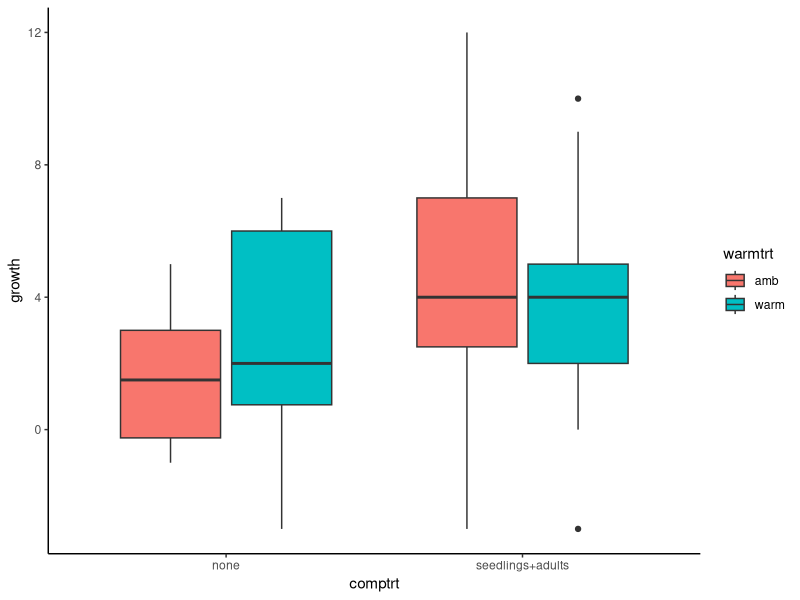
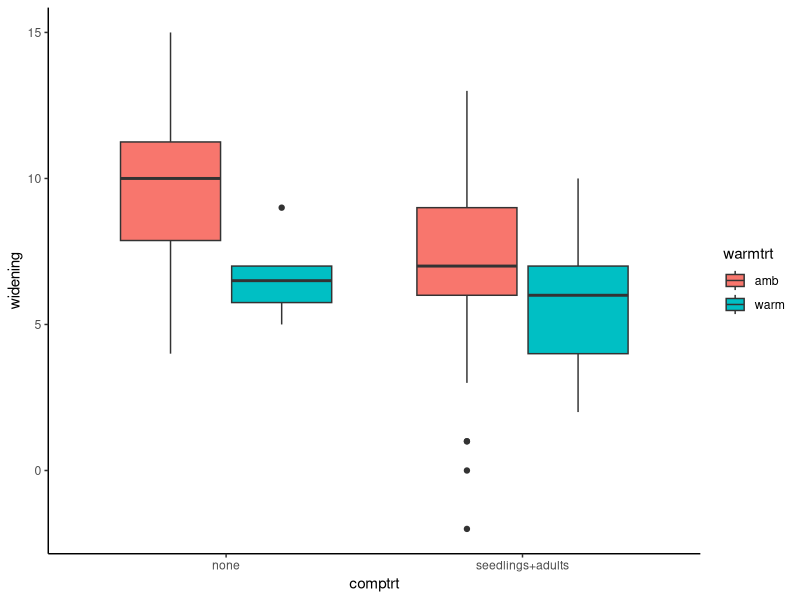
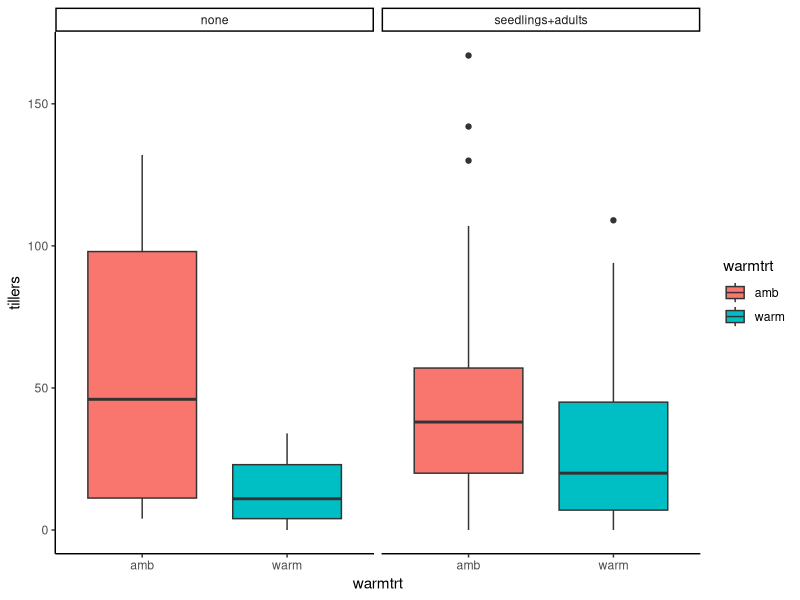
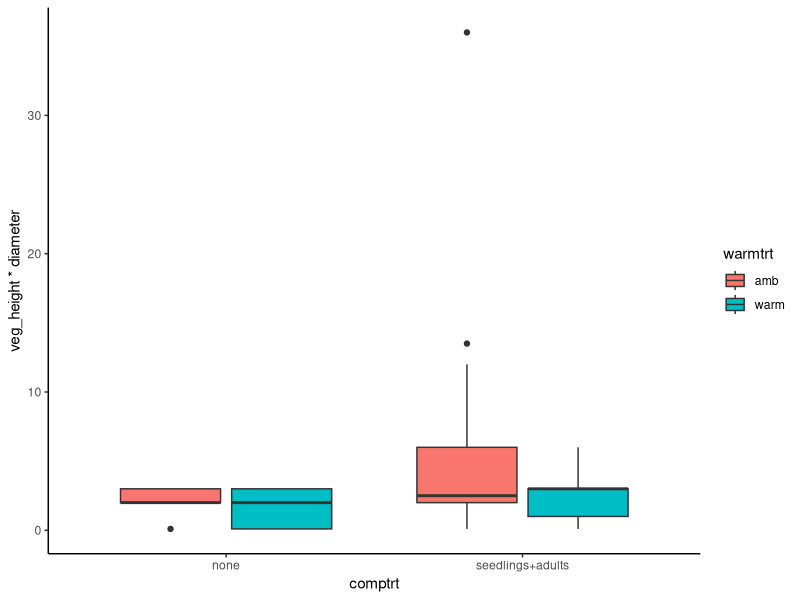
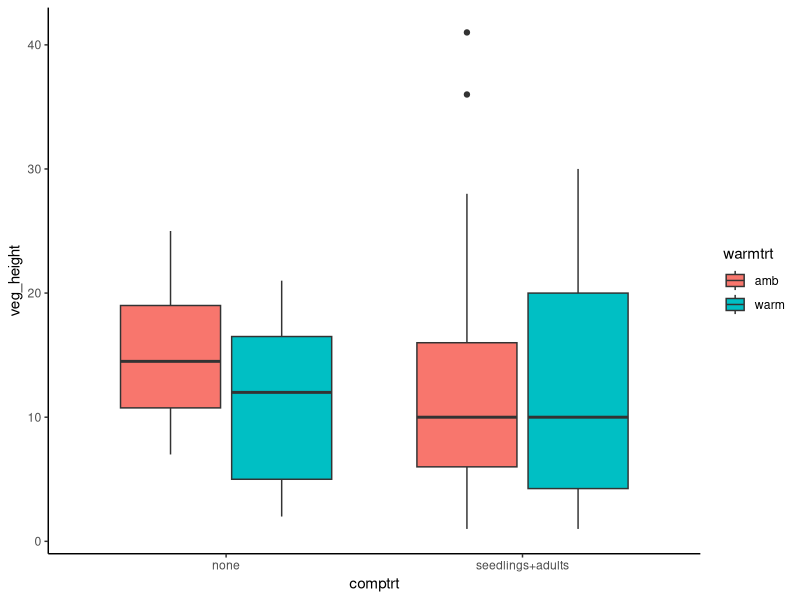
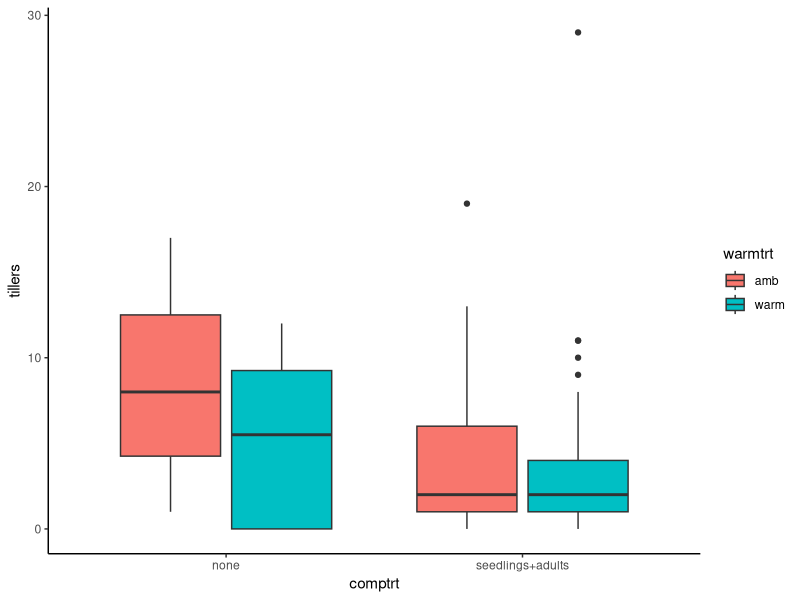
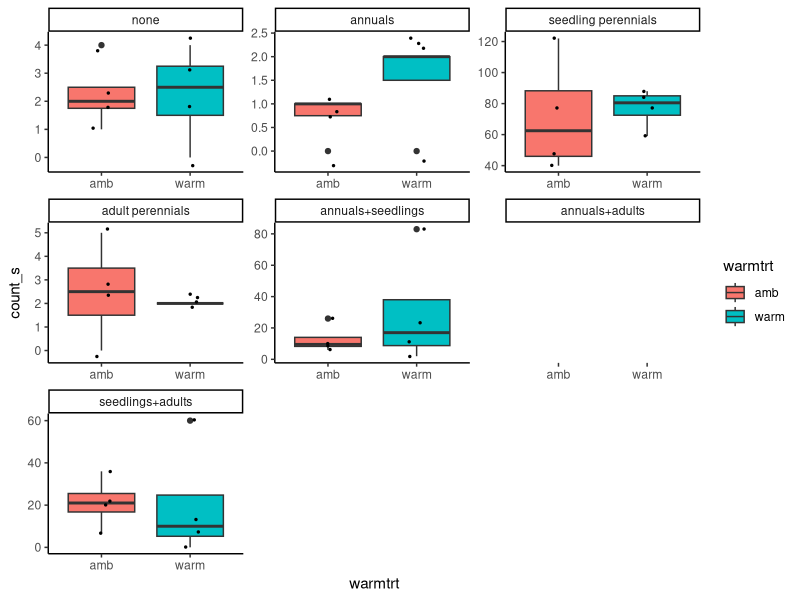
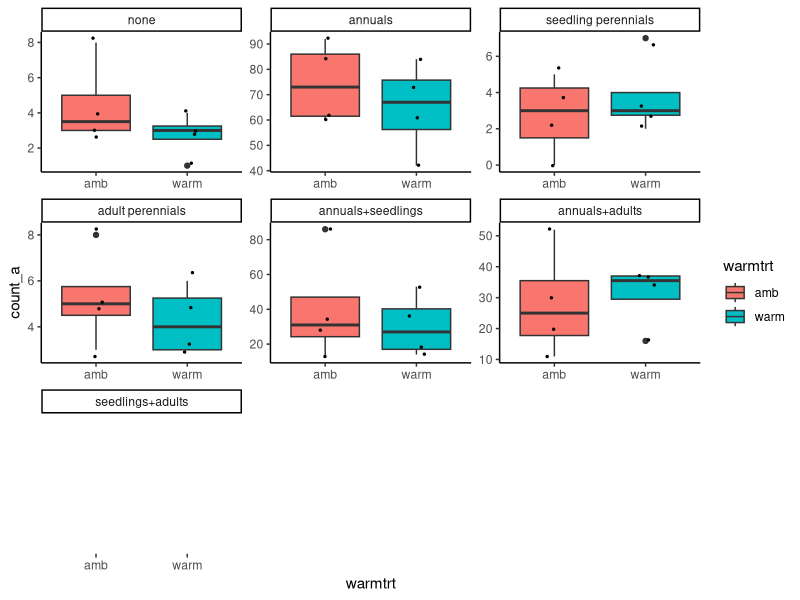

Reproduce these figures in R, in order.

library(tidyverse)
library(ggpubr)
##FN for Calculating SE
calcSE<-function(x){
  x <- x[!is.na(x)]
  sd(x)/sqrt(length(x))
}

theme_set(theme_classic())
#### VEG  Read-in/Cleanup ####

### Read data
phytometers<-read_csv("phytometers.csv")%>%
  mutate(sub=toupper(sub))
startingphyt<-read_csv("starting_plugs.csv")%>%
  mutate(sub=toupper(sub))
vegplot<-read_csv("key_cover.csv")%>%
  mutate(sub=toupper(sub))%>%
  mutate(comptrt=ifelse(comptrt=="n", "none", ifelse(comptrt=="a", "annuals", 
                                                     ifelse(comptrt=="p", "adult perennials", 
                                                            ifelse(comptrt=="s", "seedling perennials",
                                                                   ifelse(comptrt=="a_p", "annuals+adults", 
                                                                          ifelse(comptrt=="a_s", "annuals+seedlings", "seedlings+adults")))))))%>%
  mutate(plotid=paste(row, column, sub, sep="."))%>%
  mutate(time="spring2020")
vegplot$comptrt <- factor(vegplot$comptrt, levels = c("none", "annuals", "seedling perennials", "adult perennials", "annuals+seedlings", "annuals+adults", "seedlings+adults"))

# create vegplot2020, cover and counts of each 'species' in each plot at springtime
vegplot2020<-select(vegplot, 18, 19, 1:12)
vegplot2020[is.na(vegplot2020)] <- 0

#create seedling_sumsur2020, calculation of seedling summer survival in 2020
seedling_sumsur2020<-select(vegplot, 18, 19, 10, 15, 16)%>%
  mutate(time="fall2020")%>%
  filter(!is.na(count_s), gopher_ss_correction!=1, count_s!=0)%>%
  mutate(spring20_s=count_s, fall20_s=`20fall_s`)%>%
  mutate(fall20_s.g=fall20_s/(1-gopher_ss_correction))%>% # adjust summer survival for the proportion of the plot that was damaged by gophers
  select(-count_s, `20fall_s`)%>%
  mutate(fall20_s.g=ifelse(fall20_s.g>spring20_s, spring20_s, fall20_s.g))%>% #in some cases my adjustment above put fall>spring, this is to max out at 100% survival
  mutate(sumsur=fall20_s.g/spring20_s)
  

#create plotkey, used to match 
plotkey<-select(vegplot, 18, 3, 5, 6 )


#germination and survival
spr_sur2020<-select(vegplot2020, 1:8, 12, 14)%>%
  filter(comptrt!="none"&comptrt!="adult perennials")%>%
  mutate(seeded_s=ifelse(comptrt=="seedling perennials", 992*6, #calculated from seeds per pound online.  seems pretty high to me...
         ifelse(comptrt=="seedlings+adults"|comptrt=="annuals+seedlings", 992*2, 0)))%>%
  mutate(seeded_a=ifelse(comptrt=="annuals", 478*6,
                         ifelse(comptrt=="annuals+adults"|comptrt=="annuals+seedlings", 478*2, 0)))%>%
  mutate(spring20_s=count_s, spring20_a=count_a)%>%
  select(-count_s, -count_a)
  


#clean up phytometers.  Only to be used for fecundity. 

phytometers1<-left_join(phytometers, select(startingphyt, -date))%>%
  mutate(growth=veg_height-starting_height)%>%
  mutate(widening=circumference-starting_cir)%>%
  mutate(veg_height=ifelse(is.na(veg_height), rep_height, veg_height))%>%
#  select(-1, -8, -date, -starting_height, -starting_cir)%>%
  mutate(type=substr(id, 1, 1), id=substr(id, 2, 2))%>%
  mutate(plotid=paste(row, column, sub, sep="."))

phytometers0<-left_join(phytometers1, plotkey)%>%
  mutate(comptrt=ifelse(comptrt=="none", "none", ifelse(comptrt=="a", "annuals", 
                                                     ifelse(comptrt=="p", "adult perennials", 
                                                            ifelse(comptrt=="s", "seedling perennials",
                                                                    ifelse(comptrt=="a_p", "annuals+adults", 
                                                                           ifelse(comptrt=="a_s", "annuals+seedlings", "seedlings+adults")))))))
phytometers0$comptrt <- factor(phytometers0$comptrt, levels = c("none", "annuals", "seedling perennials", "adult perennials", "annuals+seedlings", "annuals+adults", "seedlings+adults"))

# to do - correct tillers to florets. this year I want to count seeds...
    # to be more accurate. germination is so low that i should. florets can maybe have >1 seed in them
#read_csv("florets.csv")

fecundity<-select(phytometers0, plotid, block, warmtrt, comptrt, type, id, tillers)%>%
  filter(type!="s")%>%
  filter(!is.na(tillers))%>%
  mutate(seeds=ifelse(type=="a", tillers*30, tillers*30))


fecundity_plot<-select(vegplot, plotid, time, count_a, til_a)%>%
  filter(count_a>0)%>%
  mutate(pc_til=til_a/count_a)%>%
  mutate(seeds=pc_til*30)



### Old Visualizations
#### Part 1: Phytometer growth and reproduction by competition and warming treatments ####

#perennial growth (height)
ggplot(subset(phytometers0, type=="p"), aes(y=growth, x=comptrt))+geom_boxplot(aes(fill=warmtrt))
#perennial growth (circumference)
ggplot(subset(phytometers0, type=="p"), aes(y=widening, x=comptrt))+geom_boxplot(aes(fill=warmtrt))
#perennial reproduction
ggplot(subset(phytometers0, type=="p"), aes(y=tillers, x=warmtrt))+geom_boxplot(aes(fill=warmtrt)) +facet_grid(~comptrt)

#seedling size*diameter
ggplot(subset(phytometers0, type=="s"), aes(y=veg_height*diameter, x=comptrt))+geom_boxplot(aes(fill=warmtrt))

#annual height
ggplot(subset(phytometers0, type=="a"), aes(y=veg_height, x=comptrt))+geom_boxplot(aes(fill=warmtrt))
#annual rep
ggplot(subset(phytometers0, type=="a"), aes(y=tillers, x=comptrt))+geom_boxplot(aes(fill=warmtrt))



#### Part 2: Plot level count, tillers, survival(TODO) ####

#seedling counts
ggplot(subset(vegplot), aes(y=count_s, x=warmtrt))+geom_boxplot(aes(fill=warmtrt))+geom_jitter(width=.1, size=.5)+facet_wrap(~comptrt, scales="free")

#annual counts
ggplot(subset(vegplot), aes(y=count_a, x=warmtrt))+geom_boxplot(aes(fill=warmtrt))+geom_jitter(width=.1, size=.5)+facet_wrap(~comptrt, scales="free")

#annual tillers
ggplot(subset(vegplot), aes(y=til_a, x=warmtrt))+geom_boxplot(aes(fill=warmtrt))+geom_jitter(width=.1, size=.5)+facet_wrap(~comptrt, scales="free")


#annual tillers
ggplot(subset(vegplot), aes(y=til_p, x=warmtrt))+geom_boxplot(aes(fill=warmtrt))+geom_jitter(width=.1, size=.5)+facet_wrap(~comptrt, scales="free")


### Part 3: Cover ####
vegcov<-select(vegplot, 1:9)%>%
  gather("type", "cover", per_s, per_p, per_a)


ggplot(vegcov, aes(x=type, y=cover)) +geom_boxplot(aes(fill=warmtrt))+facet_wrap(~comptrt, scales="free")



#aggregate survival
#surival<-phytometers0%>%
#  group_by(row, column, sub, block, warmtrt, comptrt, type)%>%
#  summarize(survivors=n())%>%
#  mutate(starters=NA)%>%
#  mutate(starters=ifelse(comptrt=="a"&type=="a", 4,
#                        ifelse(comptrt=="a"&type=="s", 4,
#                               ifelse(comptrt=="a"&type=="p", 2,
#                                     ifelse(comptrt=="s"&type=="s", 4,
#                                           ifelse(comptrt=="s"&type=="a", 4,
#                                                 ifelse(comptrt=="s"& type=="p", 2,
#                                                       ifelse(comptrt=="n"& type=="a", 4,
#                                                             ifelse(comptrt=="n"& type=="s" ,4,
#                                                                   ifelse(comptrt=="n"& type=="p", 2,
#                                                                         ifelse(comptrt=="p"& type=="a", 8,
#                                                                               ifelse(comptrt=="p"& type=="s" ,8,
#                                                                                     ifelse(comptrt=="p"& type=="p", 10, starters)))))))))))))%>%
# mutate(survival=survivors/starters)

#survival
#ggplot(surival, aes(x=type, y=survival))+geom_boxplot(aes(fill=warmtrt))+facet_wrap(~comptrt)
